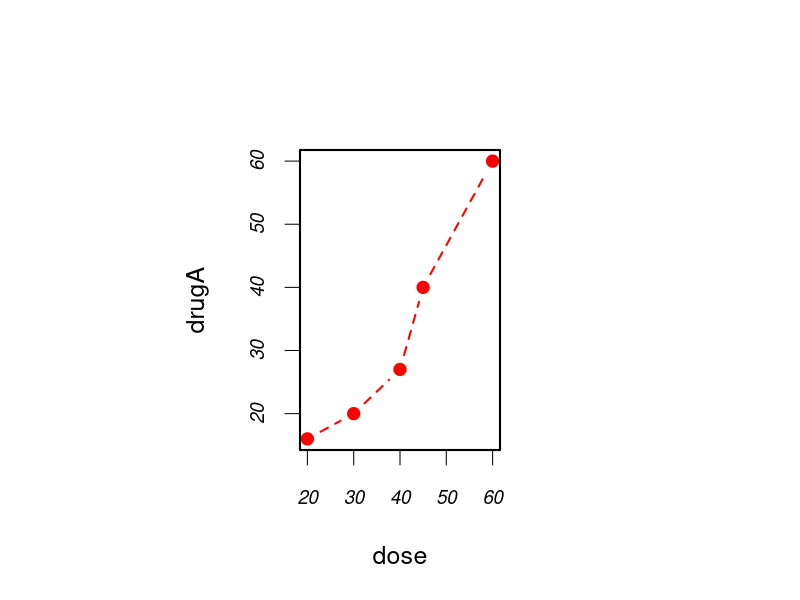
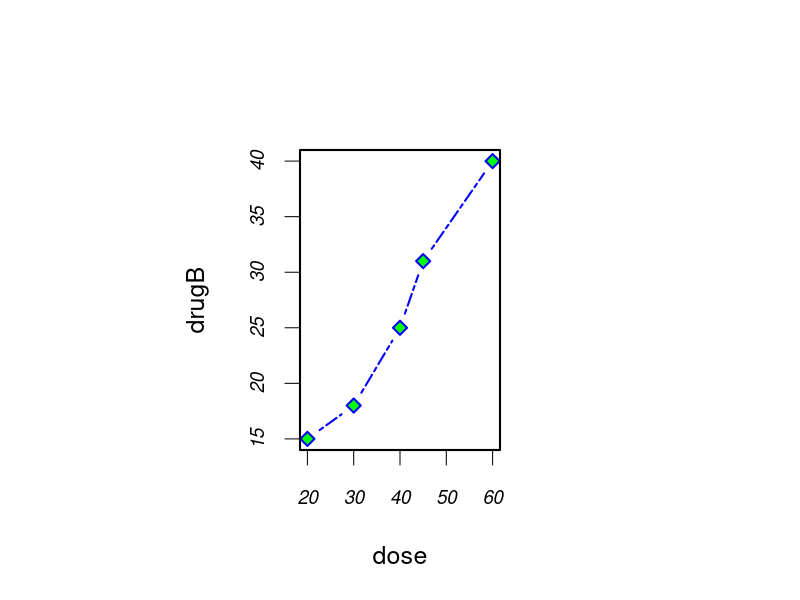

Generate these figures, in order, with R:
# This is a comment
dose <- c(20, 30, 40, 45, 60)
drugA<- c(16, 20, 27, 40, 60)
drugB<- c(15, 18, 25, 31, 40)

opar <- par(no.readonly=TRUE)
par(pin=c(2,3))
par(lwd=2, cex=1.5)
par(cex.axis=.75, font.axis=3)
plot(dose, drugA, type="b", pch=19, lty=2, col="red")
plot(dose, drugB, type="b", pch=23, lty=6, col="blue", bg="green")

par(opar)
